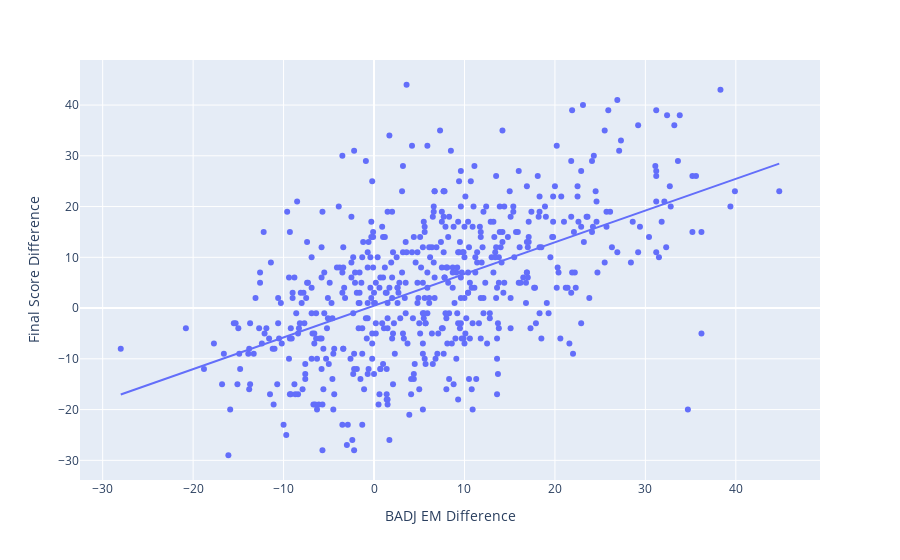

This figure's notebook cell:
### Markdown cell above
# Fit Past Tournaments

### Code cell
df_path = r"C:\Users\adiad\Documents\GitHub\ncaa-tourney-predict\data_2024\Tournament Matchups.csv"
df_path = df_path.replace("\\", "/")
past_matchup_df = pd.read_csv(df_path)
past_matchup_df = past_matchup_df[(past_matchup_df.YEAR < 2024) & (past_matchup_df.YEAR > 2013)]
past_matchup_df.TEAM = past_matchup_df.TEAM.str.strip()
badjem_data = []
for ind in range(0, past_matchup_df.shape[0], 2):
    year = past_matchup_df.YEAR.iloc[ind]
    team_a = past_matchup_df.TEAM.iloc[ind]
    score_a = past_matchup_df.SCORE.iloc[ind]
    badjem_a = df.loc[(df.YEAR == year) & (df.TEAM == team_a), "BADJ EM"].values[0]
    team_b = past_matchup_df.TEAM.iloc[ind + 1]
    score_b = past_matchup_df.SCORE.iloc[ind + 1]
    badjem_b = df.loc[(df.YEAR == year) & (df.TEAM == team_b), "BADJ EM"].values[0]
    badjem_data += [[badjem_a - badjem_b, score_a - score_b]]
badjem_df = pd.DataFrame(badjem_data, columns=["badjem", "score"])

fig = px.scatter(badjem_df, x="badjem", y="score", trendline="ols")
fig.update_layout(
    xaxis_title="BADJ EM Difference",
    yaxis_title="Final Score Difference"
)
fig.show()

### Figure 1 — Plotly figure (JSON) as saved in the notebook; plotly's stock layout.template omitted (floating-point values rounded to 4 significant figures; data arrays with more than 128 entries replaced by an {"elided": "..."} marker saying what was removed)
{"data": [{"hovertemplate": "badjem=%{x}<br>score=%{y}<extra></extra>", "legendgroup": "", "marker": {"color": "#636efa", "symbol": "circle"}, "mode": "markers", "name": "", "orientation": "v", "showlegend": false, "type": "scatter", "x": {"elided": "566 float values"}, "xaxis": "x", "y": {"elided": "566 int values"}, "yaxis": "y"}, {"hovertemplate": "<b>OLS trendline</b><br>score = 0.624773 * badjem + 0.463177<br>R<sup>2</sup>=0.295128<br><br>badjem=%{x}<br>score=%{y} <b>(trend)</b><extra></extra>", "legendgroup": "", "marker": {"color": "#636efa", "symbol": "circle"}, "mode": "lines", "name": "", "showlegend": false, "type": "scatter", "x": {"elided": "566 float values"}, "xaxis": "x", "y": {"elided": "566 float values"}, "yaxis": "y"}], "layout": {"legend": {"tracegroupgap": 0}, "margin": {"t": 60}, "xaxis": {"anchor": "y", "domain": [0, 1], "title": {"text": "BADJ EM Difference"}}, "yaxis": {"anchor": "x", "domain": [0, 1], "title": {"text": "Final Score Difference"}}}}
